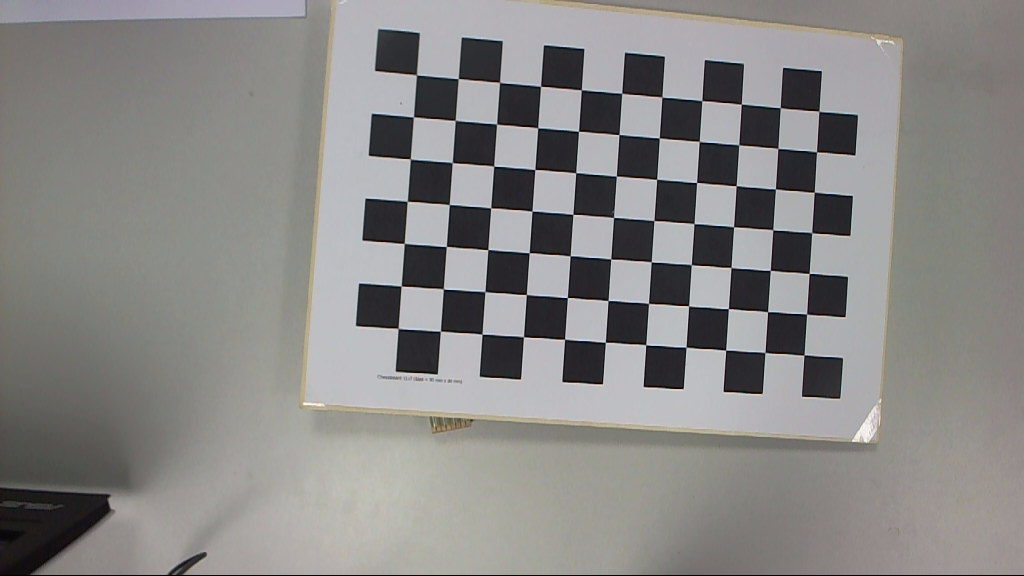
#> input picture images/data/imgs/rightcamera/Im_R_5.png, 1024 x 576 px
$ python UndistortImages.py
#> lines starting #> are read from the running program, lines starting #| are printed output that depends on the picture
import cv2
import numpy as np

# Load the previously saved calibration data
print("Loading calibration data...")
data = np.load('../data/calibration_data_right.npz')
#> (reads data/calibration_data_right.npz from the repository)
mtx = data['mtx']
dist = data['dist']

# Load an image
img_path = '../images/data/imgs/rightcamera/Im_R_5.png'
print(f"Loading image {img_path} for undistortion...")
img = cv2.imread(img_path)
#> img is the input picture: shape (576, 1024, 3); mean B, G, R 133.8, 135.1, 136.3
h, w = img.shape[:2]
#> h = 576; w = 1024

# Obtain the new camera matrix
newcameramtx, roi = cv2.getOptimalNewCameraMatrix(mtx, dist, (w, h), 1, (w, h))
#> roi = (297, 30, 708, 538)

# Undistort the image
dst = cv2.undistort(img, mtx, dist, None, newcameramtx)
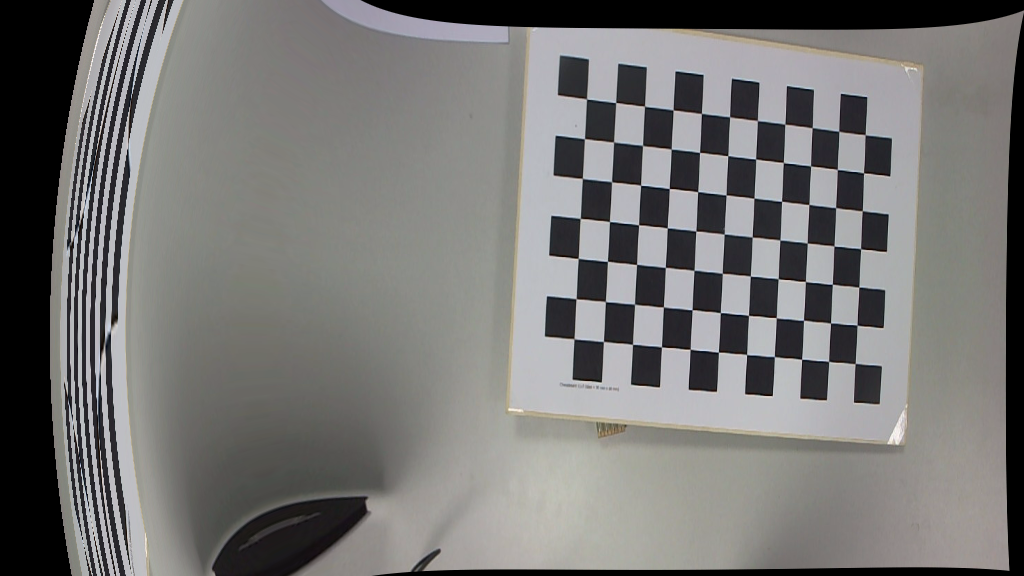
#> dst: shape (576, 1024, 3); mean B, G, R 116.4, 117.7, 118.6

# Crop the image
x, y, w, h = roi
#> x = 297; y = 30; w = 708; h = 538
dst = dst[y:y+h, x:x+w]
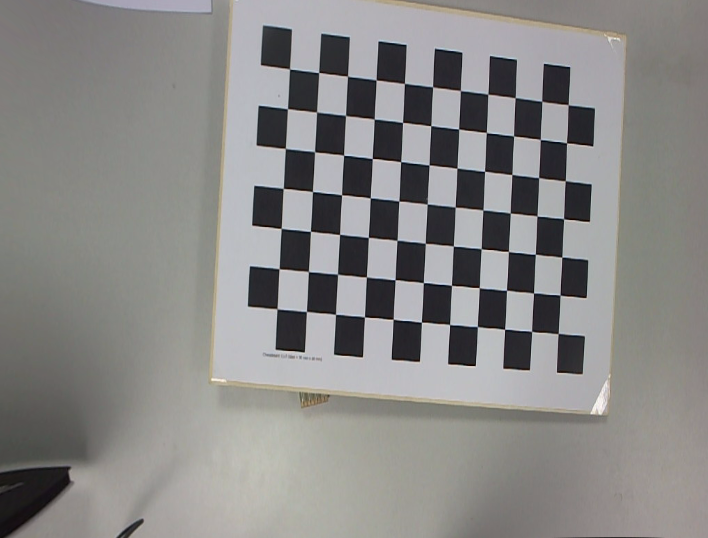
#> dst: shape (538, 708, 3); mean B, G, R 134.3, 135.6, 136.7

# Save or display the undistorted image
output_path = '../results/undistorted_images/undistorted_image.jpg'
cv2.imwrite(output_path, dst)
print(f"Undistorted image saved as {output_path}")

cv2.imshow('Undistorted Image', dst)
cv2.waitKey(0)
cv2.destroyAllWindows()
